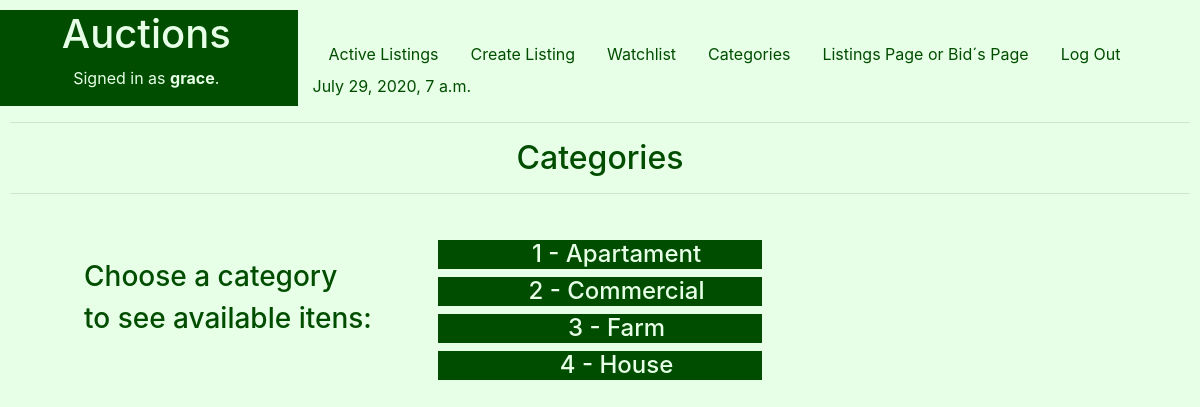
Screenshot of /Categories (signed in) with the database file from the repository.
### auctions/models.py (models this page shows, shortened)
class User(AbstractUser):
    pass

class Categories(models.Model):
    Ccode=models.IntegerField() #key
    Cdescription = models.CharField(max_length=50)

### auctions/views.py (the view)
# urls.py: path('Categories', views.Categories_view, name='Categories'),
@login_required
def Categories_view(request):
    d = datetime.now()
    context= {
        "d": d,
        "Categories": Categories.objects.all(),
        }
    return render(request, "auctions/Categories.html", context)

### auctions/templates/auctions/Categories.html (shortened to what this page needs)
{% extends "auctions/layout.html" %}
{% block body %}
<h2 style=" text-align: center;">Categories</h2>
<hr>
<div class="form-group" >
      {% if Categories|length > 0 %}
	        <div class="container" style="width:90%">
		          <div class="row" width="1000px;">
                  <div class="col-lg-4" style="position:relative; top:50px">
                      <h3>Choose a category</h3>
                      <h3>to see available itens:</h3>
                  </div>
                  <div class="col-lg-4" >
					              {% for Category in Categories %}
                            <h4><li style="background-color:#004d00 ; text-align: center; position:relative; top:30px">
                                <a style="color:#e6ffe6;" href= "{% url 'auctions:CategoryShow' C_description=Category.Cdescription  %}">
                                      {{ Category.Ccode }} - {{ Category.Cdescription }}</a>
                                </li><h4>
				                {% endfor %}
                  </div>
                  <div class="col-lg-4">
                  </div>
			        </div
          </div>
        {% else %}
	         	<div class="form-group">
		          	<output><h1>No matches found</h1></output>
	        	</div>
	      {% endif %}
</div>
{% endblock %}

### auctions/templates/auctions/layout.html (shortened to what this page needs)
{% load static %}
<!DOCTYPE html>
<html lang="en">
    <head>
        <link rel="stylesheet" href="https://stackpath.bootstrapcdn.com/bootstrap/4.4.1/css/bootstrap.min.css">
        <link rel="stylesheet" href="https://cdnjs.cloudflare.com/ajax/libs/font-awesome/4.7.0/css/font-awesome.min.css">
        <link href="{% static 'auctions/styles.css' %}" rel="stylesheet">
    </head>
    <body>
        <div class="row">
            <div class="col-lg-3" style="background-color:#004d00;color:#e6ffe6 ;">
                <h1 style="text-align: center;">Auctions</h1>
                {% if user.is_authenticated %}
                    <p style="text-align: center;">Signed in as <strong >{{ user.username }}</strong>.</p>
                {% else %}
                    <p style="text-align: center;">Not signed in.</p>
                {% endif %}
            </div>
            <div class="col-lg-9" >
                <ul class="nav">
                <li class="nav-item"><br>
                  <a  style="color:  #004d00;" class="nav-link" href="{% url 'auctions:index' %}">Active Listings</a>
                </li>
                {% if user.is_authenticated %}
                    <li class="nav-item"><br>
                    <a  style="color:  #004d00;" class="nav-link" href="{% url 'auctions:CreateListings' %}">Create Listing</a>
                    </li>
                    <li class="nav-item"><br>
                    <a  style="color:  #004d00;" class="nav-link" href="{% url 'auctions:Watchlist' %}">Watchlist</a>
                    </li>
                    <li class="nav-item"><br>
                    <a  style="color:  #004d00;" class="nav-link" href="{% url 'auctions:Categories' %}">Categories</a>
                    </li>
                    <li class="nav-item"><br>
                    <a  style="color:  #004d00;" class="nav-link" href="{% url 'auctions:Listingspage' %}">Listings Page or Bid´s Page</a>
                    </li>
                    <li class="nav-item"><br>
                    <a  style="color:  #004d00;" class="nav-link" href="{% url 'auctions:logout' %}">Log Out</a>
                    </li>
                {% endif %}
                    <li>   {{d}} </li>
                </ul>
            </div>
        </div>
      <hr>
      {% block body %}
      {% endblock %}
    </body>
</html>

### auctions/static/auctions/styles.css (style rules this page uses)
body { padding: 10px; }

### auctions/templates/auctions/layout.html (style rules this page uses)
body { background-color:#e6ffe6 ; color: #004d00; }

### rows the page displays
User: username "grace"
Categories: Ccode "1", Cdescription "Apartament"
Categories: Ccode "2", Cdescription "Commercial"
Categories: Ccode "3", Cdescription "Farm"
Categories: Ccode "4", Cdescription "House"
